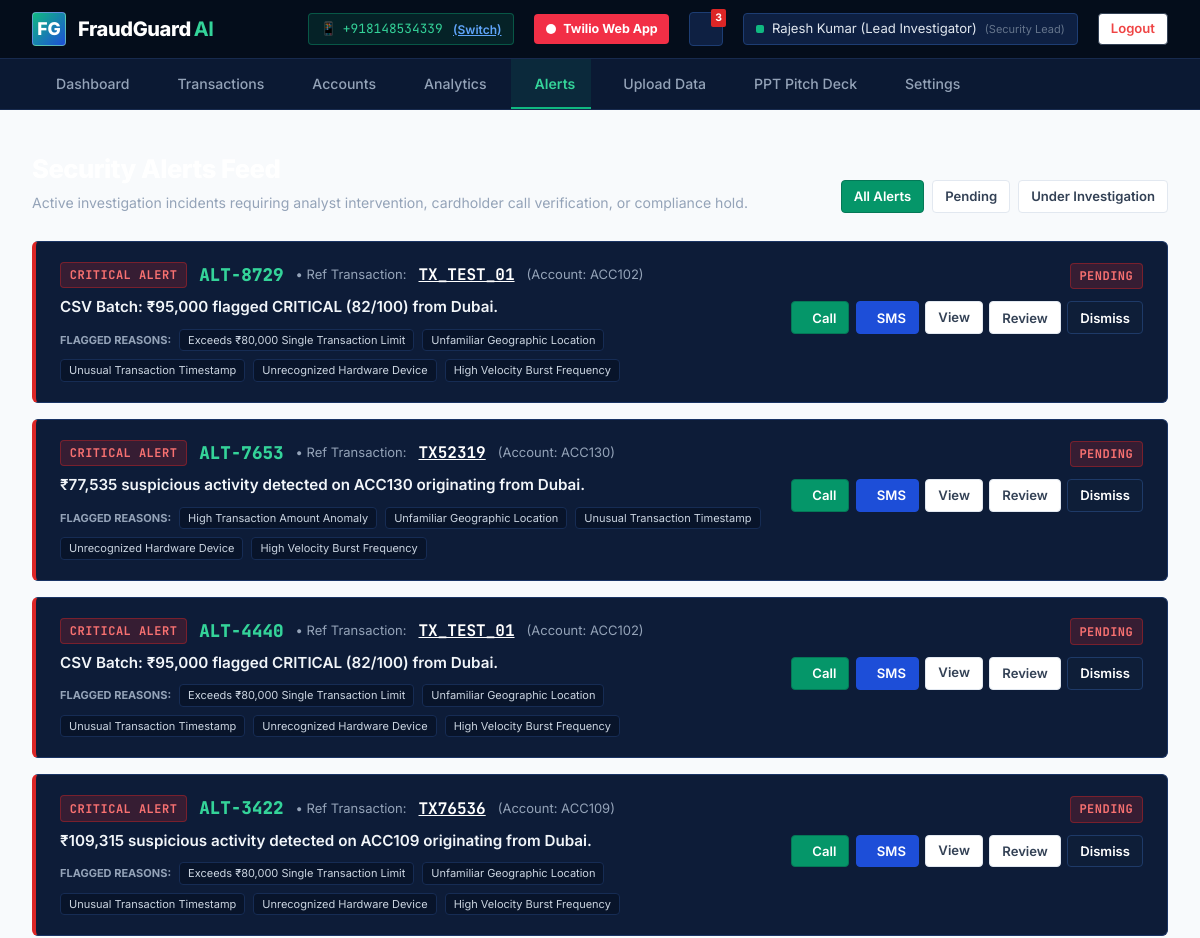
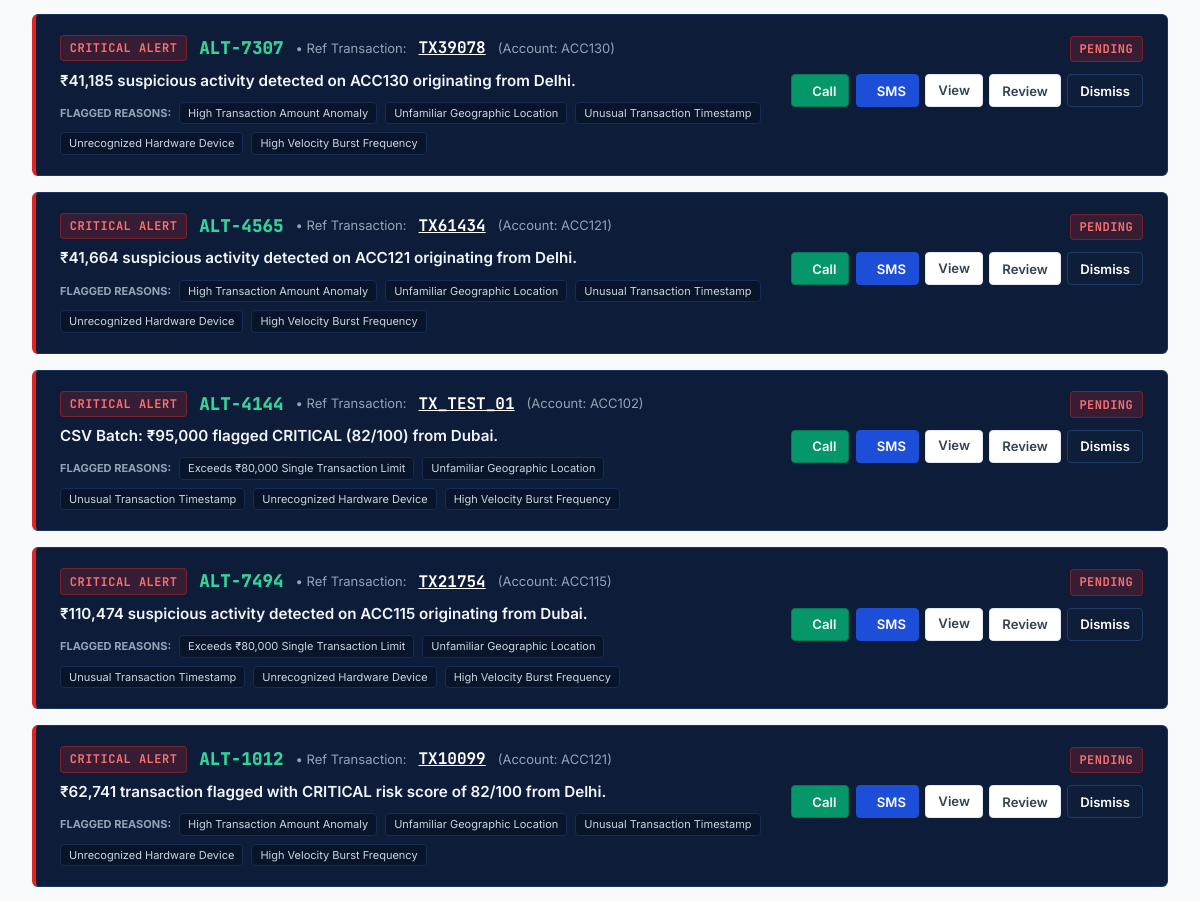
The page /alerts (signed in, upper part) on the database as committed earlier (2 pictures, top to bottom).
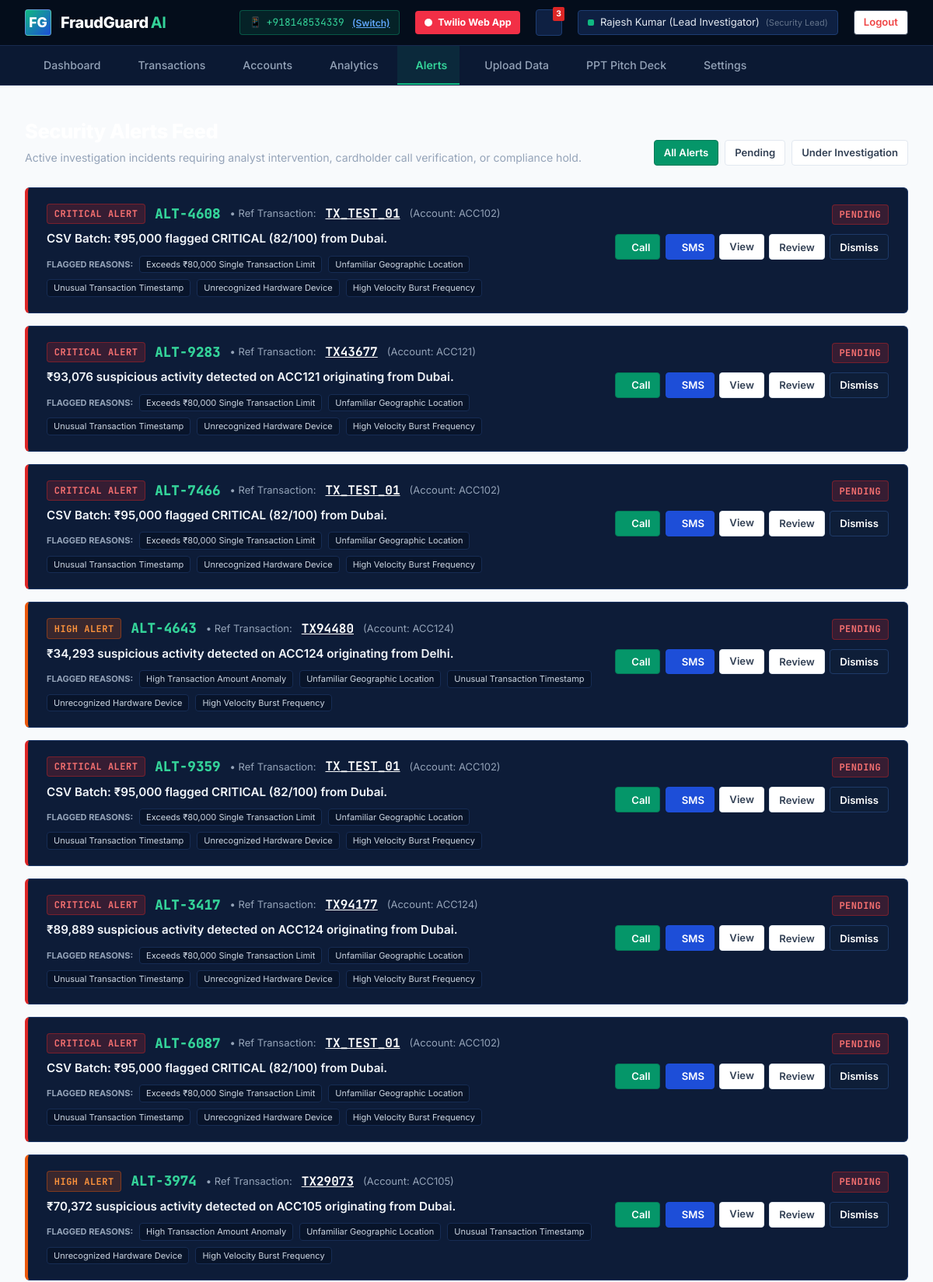
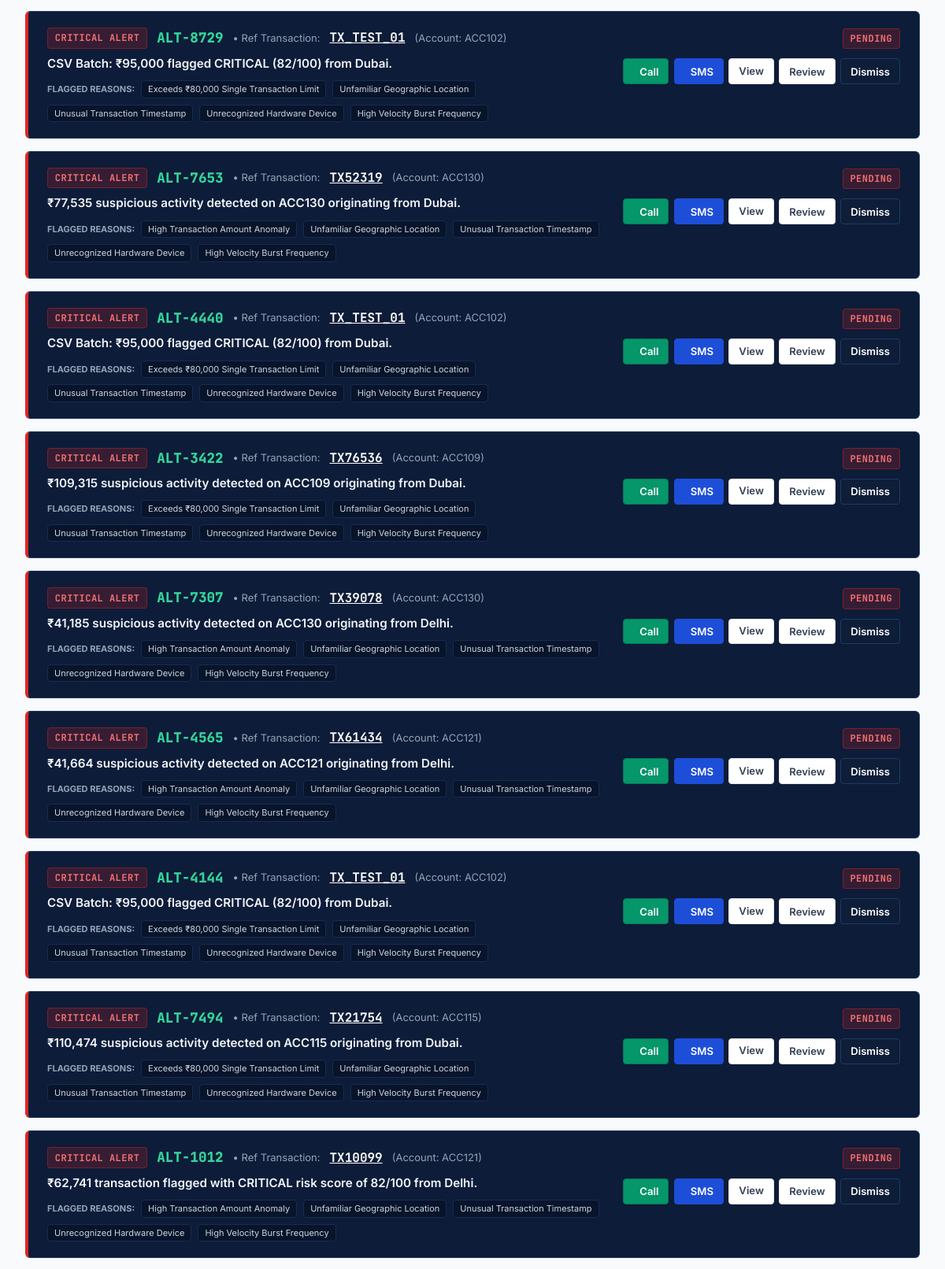
The same page on the database as committed later (2 pictures, top to bottom).
### tables this page shows
CREATE TABLE alerts (
            id INTEGER PRIMARY KEY AUTOINCREMENT,
            alert_id TEXT UNIQUE NOT NULL,
            transaction_id TEXT NOT NULL,
            account_id TEXT NOT NULL,
            severity TEXT NOT NULL,
            message TEXT NOT NULL,
            reasons TEXT DEFAULT '[]',
            status TEXT DEFAULT 'PENDING',
            created_at TIMESTAMP DEFAULT CURRENT_TIMESTAMP,
            FOREIGN KEY (transaction_id) REFERENCES transactions (transaction_id)
        );

### app.py (the view)
@app.route('/alerts')
@login_required
def alerts_view():
    status_filter = request.args.get('status', 'ALL')
    alerts_list = get_all_alerts(status_filter=status_filter)
    for a in alerts_list:
        try:
            a['reasons_list'] = json.loads(a['reasons']) if a['reasons'] else []
        except Exception:
            a['reasons_list'] = []
    return render_template('alerts.html', alerts=alerts_list, status_filter=status_filter)

### app.py (called while the page is built)
@app.context_processor
def inject_telephony_context():
    creds = get_telephony_credentials()
    user_phone = session.get('user_phone') or creds.get('default_phone', '+918148534339')
    return {
        'active_user_phone': user_phone,
        'twilio_configured': creds.get('is_configured', False),
        'twilio_sid': creds.get('sid', ''),
        'twilio_from_phone': creds.get('from_phone', ''),
        'twilio_web_voice_url': TWILIO_WEB_APP_URLS['voice_console'],
        'twilio_web_sms_url': TWILIO_WEB_APP_URLS['sms_console'],
        'twilio_call_logs_url': TWILIO_WEB_APP_URLS['call_logs'],
        'twilio_sms_logs_url': TWILIO_WEB_APP_URLS['sms_logs'],
        'twilio_verified_numbers_url': TWILIO_WEB_APP_URLS['verified_caller_ids'],
        'twilio_manage_numbers_url': TWILIO_WEB_APP_URLS['incoming_numbers']
    }

### database.py (called while the page is built)
def get_db_connection():
    os.makedirs(os.path.dirname(DB_PATH), exist_ok=True)
    conn = sqlite3.connect(DB_PATH, timeout=30.0)
    conn.row_factory = sqlite3.Row
    return conn

### templates/alerts.html (shortened to what the changed rows need)
{% extends "base.html" %}
{% block content %}
<div class="app-main-content">
    <div style="margin-bottom: 1.75rem; display: flex; justify-content: space-between; align-items: flex-end;">
        <div>
            <h1 style="font-size: 1.6rem; font-weight: 800; color: #FFFFFF; letter-spacing: -0.02em;">
            </h1>
        </div>
    </div>
    <div style="display: flex; flex-direction: column; gap: 1rem;">
        {% for alert in alerts %}
        <div id="alert-row-{{ alert.alert_id }}" class="panel-card" style="border-left: 4px solid {% if alert.severity == 'CRITICAL' %}#DC2626{% elif alert.severity == 'HIGH' %}#EA580C{% else %}#D97706{% endif %}; padding: 1.25rem 1.5rem;">
            <div style="display: flex; justify-content: space-between; align-items: flex-start; gap: 1.5rem; flex-wrap: wrap;">
                <div style="flex: 1; min-width: 320px;">
                    <div style="display: flex; align-items: center; gap: 0.75rem; margin-bottom: 0.5rem;">
                        <span class="risk-tag {{ alert.severity.lower() }}">
                            {{ alert.severity }} ALERT
                        </span>
                        <span class="mono" style="font-weight: 800; color: #34D399; font-size: 1.1rem;">
                            {{ alert.alert_id }}
                        </span>
                        <span style="color: #94A3B8; font-size: 13px;">&bull; Ref Transaction:</span>
                        <a href="{{ url_for('transaction_details_view', tx_id=alert.transaction_id) }}" class="mono" style="font-weight: 700; color: #FFFFFF; text-decoration: underline;">
                            {{ alert.transaction_id }}
                        </a>
                        <span style="color: #94A3B8; font-size: 13px;">(Account: {{ alert.account_id }})</span>
                    </div>
                    <div style="font-size: 0.95rem; font-weight: 600; color: #F1F5F9; margin-bottom: 0.6rem;">
                        {{ alert.message }}
                    </div>
                    {% if alert.reasons_list %}
                    <div style="display: flex; flex-wrap: wrap; gap: 0.5rem; align-items: center;">
                        <span style="font-size: 11px; font-weight: 700; color: #94A3B8; text-transform: uppercase;">FLAGGED REASONS:</span>
                        {% for r in alert.reasons_list %}
                        <span style="background: #08142A; border: 1px solid #162C54; border-radius: 4px; padding: 2px 8px; font-size: 11px; color: #CBD5E1;">
                            {{ r }}
                        </span>
                        {% endfor %}
                    </div>
                    {% endif %}
                </div>
                <div style="display: flex; flex-direction: column; align-items: flex-end; gap: 0.75rem;">
                    <div>
                        <span id="status-badge-{{ alert.alert_id }}" class="risk-tag {% if alert.status == 'PENDING' %}critical{% elif alert.status == 'UNDER_INVESTIGATION' %}medium{% else %}low{% endif %}">
                            {{ alert.status }}
                        </span>
                    </div>
                    <div style="display: flex; gap: 0.4rem; flex-wrap: wrap;">
                        <button class="btn btn-green btn-sm btn-call-customer" data-account-id="{{ alert.account_id }}" data-tx-id="{{ alert.transaction_id }}">
                             Call
                        </button>
                        <button class="btn btn-primary btn-sm btn-send-message" data-account-id="{{ alert.account_id }}" data-tx-id="{{ alert.transaction_id }}">
                             SMS
                        </button>
                        <a href="{{ url_for('transaction_details_view', tx_id=alert.transaction_id) }}" class="btn btn-secondary btn-sm">
                            View
                        </a>
                        <button class="btn btn-secondary btn-sm btn-review-alert" data-alert-id="{{ alert.alert_id }}">
                            Review
                        </button>
                        <button class="btn btn-dark btn-sm btn-dismiss-alert" data-alert-id="{{ alert.alert_id }}">
                            Dismiss
                        </button>
                    </div>
                </div>
            </div>
        </div>
        {% endfor %}
    </div>
</div>
{% endblock %}

Rows that differ between the two databases and show on the page:
added alerts: severity "CRITICAL", alert_id "ALT-4608", transaction_id "TX_TEST_01", account_id "ACC102", message "CSV Batch: ₹95,000 flagged CRITICAL (82/100) from Dubai.", reasons_list "Exceeds ₹80,000 Single Transaction Limit" "Unfamiliar Geographic Location" "Unusual Transaction Timestamp" "Unrecognized Hardware Device" "High Velocity Burst Frequency", status "PENDING"
added alerts: severity "CRITICAL", alert_id "ALT-9283", transaction_id "TX43677", account_id "ACC121", message "₹93,076 suspicious activity detected on ACC121 originating from Dubai.", reasons_list "Exceeds ₹80,000 Single Transaction Limit" "Unfamiliar Geographic Location" "Unusual Transaction Timestamp" "Unrecognized Hardware Device" "High Velocity Burst Frequency", status "PENDING"
added alerts: severity "CRITICAL", alert_id "ALT-7466", transaction_id "TX_TEST_01", account_id "ACC102", message "CSV Batch: ₹95,000 flagged CRITICAL (82/100) from Dubai.", reasons_list "Exceeds ₹80,000 Single Transaction Limit" "Unfamiliar Geographic Location" "Unusual Transaction Timestamp" "Unrecognized Hardware Device" "High Velocity Burst Frequency", status "PENDING"
added alerts: severity "HIGH", alert_id "ALT-4643", transaction_id "TX94480", account_id "ACC124", message "₹34,293 suspicious activity detected on ACC124 originating from Delhi.", reasons_list "High Transaction Amount Anomaly" "Unfamiliar Geographic Location" "Unusual Transaction Timestamp" "Unrecognized Hardware Device" "High Velocity Burst Frequency", status "PENDING"
added alerts: severity "CRITICAL", alert_id "ALT-9359", transaction_id "TX_TEST_01", account_id "ACC102", message "CSV Batch: ₹95,000 flagged CRITICAL (82/100) from Dubai.", reasons_list "Exceeds ₹80,000 Single Transaction Limit" "Unfamiliar Geographic Location" "Unusual Transaction Timestamp" "Unrecognized Hardware Device" "High Velocity Burst Frequency", status "PENDING"
added alerts: severity "CRITICAL", alert_id "ALT-3417", transaction_id "TX94177", account_id "ACC124", message "₹89,889 suspicious activity detected on ACC124 originating from Dubai.", reasons_list "Exceeds ₹80,000 Single Transaction Limit" "Unfamiliar Geographic Location" "Unusual Transaction Timestamp" "Unrecognized Hardware Device" "High Velocity Burst Frequency", status "PENDING"
added alerts: severity "CRITICAL", alert_id "ALT-6087", transaction_id "TX_TEST_01", account_id "ACC102", message "CSV Batch: ₹95,000 flagged CRITICAL (82/100) from Dubai.", reasons_list "Exceeds ₹80,000 Single Transaction Limit" "Unfamiliar Geographic Location" "Unusual Transaction Timestamp" "Unrecognized Hardware Device" "High Velocity Burst Frequency", status "PENDING"
added alerts: severity "HIGH", alert_id "ALT-3974", transaction_id "TX29073", account_id "ACC105", message "₹70,372 suspicious activity detected on ACC105 originating from Dubai.", reasons_list "High Transaction Amount Anomaly" "Unfamiliar Geographic Location" "Unusual Transaction Timestamp" "Unrecognized Hardware Device" "High Velocity Burst Frequency", status "PENDING"
